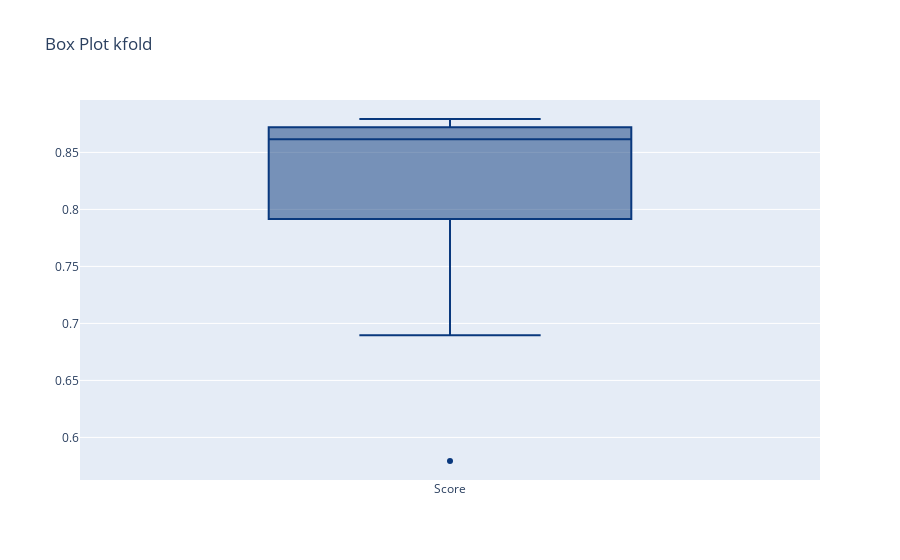

The notebook cell this image was saved under:
### Code cell
# Se realiza grafica para observar el score de cada corrida

fig = go.Figure()

fig.add_trace(go.Box(
    y=data1.score.values,
    name="Score",
    marker_color='rgb(9,56,125)',
    line_color='rgb(9,56,125)'
))
fig.update_layout(title="Box Plot kfold")
fig.show()

### Figure 1 — Plotly figure (JSON) as saved in the notebook; plotly's stock layout.template omitted (floating-point values rounded to 4 significant figures)
{"data": [{"line": {"color": "rgb(9,56,125)"}, "marker": {"color": "rgb(9,56,125)"}, "name": "Score", "type": "box", "y": [0.8793, 0.5793, 0.6897, 0.869, 0.8448, 0.872, 0.8304, 0.8616, 0.8754, 0.8581, 0.8754, 0.7682, 0.8685, 0.872, 0.7785]}], "layout": {"title": {"text": "Box Plot kfold"}}}
